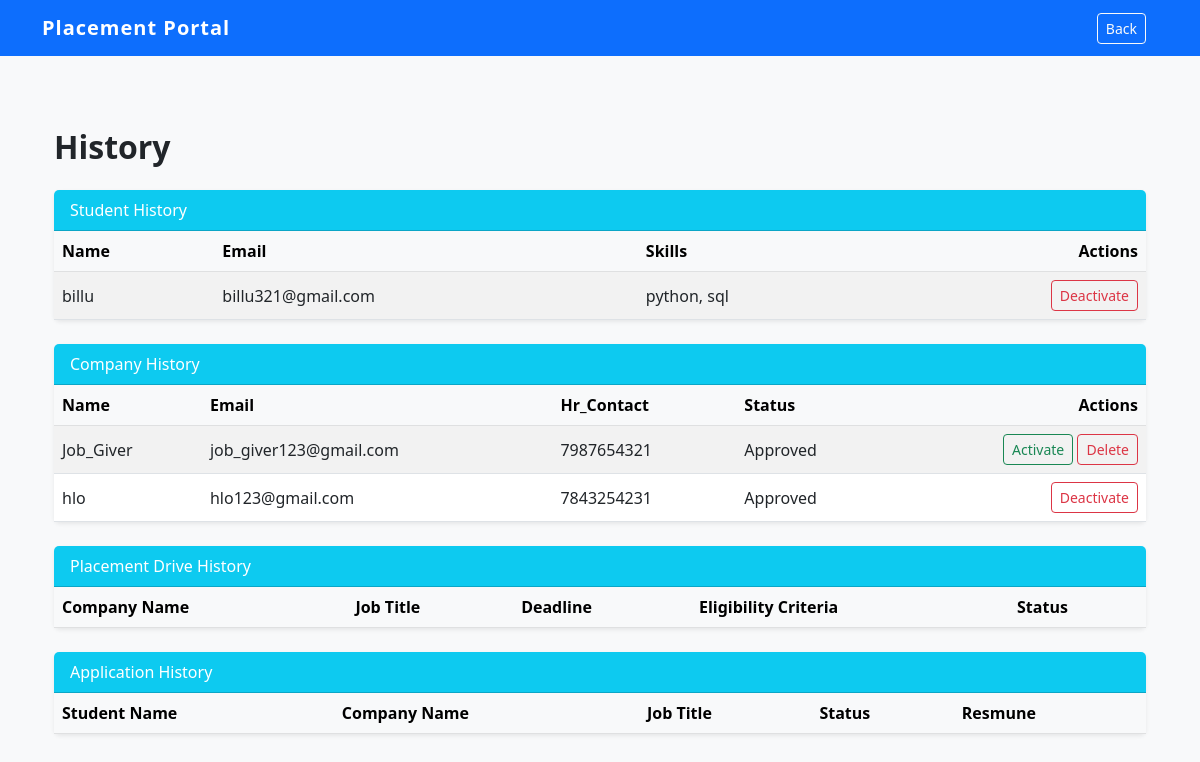
Page /view_history (signed in) on the earlier database version.
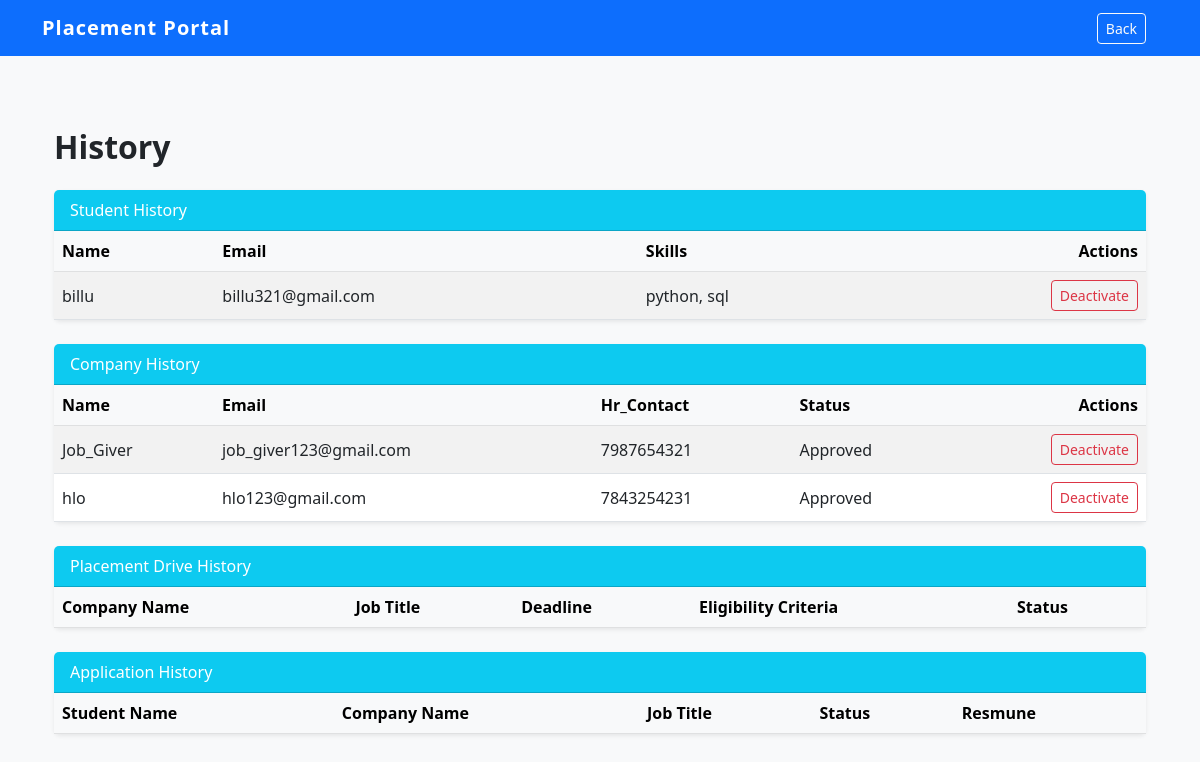
Same page on the later database version.
### models.py (models this page shows)
class Student(db.Model):
    id = db.Column(db.Integer, primary_key=True)
    name = db.Column(db.String(50), nullable=False)
    email = db.Column(db.String(100), unique=True, nullable=False)
    password = db.Column(db.String(50), unique=True, nullable=False)
    skills = db.Column(db.String(200))
    resume_path = db.Column(db.String(200))
    is_active = db.Column(db.Boolean, default=True)
    applications = db.relationship('Application', backref='student', lazy=True, cascade="all, delete-orphan")

class Company(db.Model):
    id = db.Column(db.Integer, primary_key=True)
    name = db.Column(db.String(100), unique=True, nullable=False)
    email = db.Column(db.String(100), unique=True, nullable=False)
    password = db.Column(db.String(50), unique=True, nullable=False)
    website = db.Column(db.String(100))
    hr_contact = db.Column(db.String(15))
    description = db.Column(db.Text)
    status = db.Column(db.String(20), default='Pending')
    is_active = db.Column(db.Boolean, default=True)
    drives = db.relationship('PlacementDrive', backref='company', lazy=True, cascade="all, delete-orphan")

### app.py (the view)
@app.route('/view_history')
def view_history():
    if session.get('role') != 'admin':
        return redirect(url_for('login'))
    students = Student.query.all()
    company = Company.query.all()
    drives = PlacementDrive.query.all()
    applications = Application.query.all()
    return render_template('admin/view_history.html', students=students, company=company, drives=drives, applications=applications)

### app.py (called while the page is built)
@app.after_request
def add_header(response):
    response.headers['Cache-Control'] = 'no-store, no-cache, must-revalidate, post-check=0, pre-check=0, max-age=0'
    response.headers['Pragma'] = 'no-cache'
    response.headers['Expires'] = '-1'
    return response

### templates/admin/view_history.html (shortened to what this page needs)
{% extends 'base.html' %}
{% block extra_nav %}
<div class = "container">
    <a href = "{{ url_for('admin_dashboard') }}" class = "btn btn-outline-light btn-sm">Back</a>
{% endblock %}
{% block content %}
<div class = "container-fluid py-4">
    <h2 class = "fw-bold mb-4">History</h2>
    <div class = "card shadow-sm mb-4">
        <div class = "card-header bg-info text-white">Student History</div>
        <div class = "card-body p-0">
            <div class = "table-responsive">
                <table class = "table table-striped align-middle mb-0">
                    <thead class = "table-light">
                        <tr>
                            <th>Name</th>
                            <th>Email</th>
                            <th>Skills</th>
                            <th class = "text-end">Actions</th>
                        </tr>
                    </thead>
                    <tbody>
                        {% for s in students %}
                        <tr>
                            <td>{{ s.name }}</td>
                            <td>{{ s.email }}</td>
                            <td>{{ s.skills }}</td>
                            <div class = "d-flex gap-2">
                                <td class = "text-end">
                                    {% if s.is_active %}
                                        <a href = "/deactivate/student/{{s.id}}" class = "btn btn-sm btn-outline-danger text-end">Deactivate</a>
                                    {% else %}
                                        <a href = "/activate/student/{{s.id}}" class = "btn btn-sm btn-outline-success text-end">Activate</a>
                                        <a href = "/delete/student/{{s.id}}" class = "btn btn-sm btn-outline-danger text-end">Delete</a>
                                    {% endif %}
                                </td>
                        </tr>
                        {% endfor %}
                    </tbody>
                </table>
            </div>
        </div>
    </div>
    <div class = "card shadow-sm mb-4">
        <div class = "card-header bg-info text-white">Company History</div>
        <div class = "card-body p-0">
            <div class = "table-responsive">
                <table class = "table table-striped align-middle mb-0">
                    <thead class = "table-light">
                        <tr>
                            <th>Name</th>
                            <th>Email</th>
                            <th>Hr_Contact</th>
                            <th>Status</th>
                            <th class = "text-end">Actions</th>
                        </tr>
                    </thead>
                    <tbody>
                        {% for c in company %}
                        <tr>
                            <td>{{ c.name }}</td>
                            <td>{{ c.email }}</td>
                            <td>{{ c.hr_contact }}</td>
                            <td>{{ c.status }}</td>
                            <div class = "d-flex gap-2">
                                <td class = "text-end">
                                    {% if c.is_active %}
                                        <a href = "/deactivate/company/{{c.id}}" class = "btn btn-sm btn-outline-danger text-end">Deactivate</a>
                                    {% else %}
                                        <a href = "/activate/company/{{c.id}}" class = "btn btn-sm btn-outline-success text-end">Activate</a>
                                        <a href = "/delete/company/{{c.id}}" class = "btn btn-sm btn-outline-danger text-end">Delete</a>
                                    {% endif %}
                                </td>
                        </tr>
                        {% endfor %}
                    </tbody>
                </table>
            </div>
        </div>
    </div>
    <div class = "card shadow-sm mb-4">
        <div class = "card-header bg-info text-white">Placement Drive History</div>
        <div class = "card-body p-0">
            <div class = "table-responsive">
                <table class = "table table-striped align-middle mb-0">
                    <thead class = "table-light">
                        <tr>
                            <th>Company Name</th>
                            <th>Job Title</th>
                            <th>Deadline</th>
                            <th>Eligibility Criteria</th>
                            <th>Status</th>
                        </tr>
                    </thead>
                </table>
            </div>
        </div>
    </div>
    <div class = "card shadow-sm mb-4">
        <div class = "card-header bg-info text-white">Application History</div>
        <div class = "card-body p-0">
            <div class = "table-responsive">
                <table class = "table table-striped align-middle mb-0">
                    <thead class = "table-light">
                        <tr>
                            <th>Student Name</th>
                            <th>Company Name</th>
                            <th>Job Title</th>
                            <th>Status</th>
                            <th>Resmune</th>
                        </tr>
                    </thead>
                </table>
            </div>
        </div>
{% endblock %}

### templates/base.html (shortened to what this page needs)
<!DOCTYPE html>
<html lang="en">
<head>
    <link href="https://cdn.jsdelivr.net/npm/bootstrap@5.3.0/dist/css/bootstrap.min.css" rel="stylesheet">
    <link rel="stylesheet" href="{{ url_for('static', filename='style.css') }}">
</head>
<body class = "bg-light">
    <nav class = "navbar navbar-expand-lg navbar-dark bg-primary">
        <div class = "container">
            <a class = "navbar-brand" href = "/">Placement Portal</a>
            <div class = "ms-auto">
                {% block extra_nav %}
                {% endblock %}
            </div>
        </div>
    </nav>
    <div class = "container mt-5">
        {% block content %}
        {% endblock %}
    </div>
</body>
</html>

### static/style.css (style rules this page uses)
:root { --primary-color: #0d6efd; --success-color: #198754; --error-red: #dc3545; }
body { font-family: 'Segoe UI', Tahoma, Geneva, Verdana, sans-serif; background-color: #f8f9fa; }
.card { border: none; transition: transform 0.3s ease, box-shadow 0.3s ease; }
.navbar-brand { font-weight: bold; letter-spacing: 1px; }

Differences in the rows shown:
changed Company "Job_Giver": is_active "Activate Delete" → "Deactivate"
